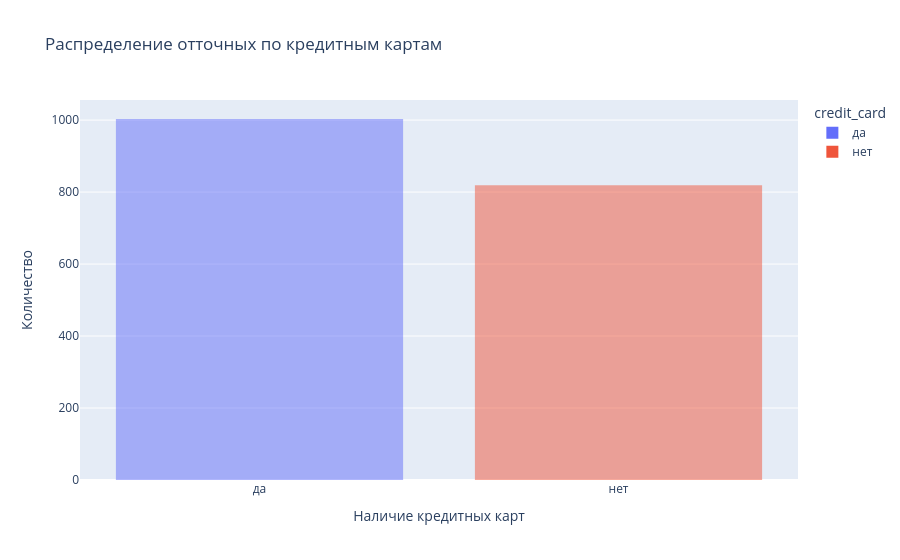

The cell this chart's notebook holds for it:
### Markdown cell above
###### Рисуем портрет. Мужчин уходит больше из нашего банка, а остается меньше. Женщин уже больше по оставшимся

### Code cell
df_card = df_churn.groupby(['credit_card'])['churn'].count()
df_card.name = 'count'
df_card = df_card.reset_index().sort_values(by='count', ascending=False)
df_card = df_card.replace({'credit_card':{1:'да', 0:'нет'}})

fig = px.histogram(df_card,
                   x='credit_card',
                   y='count',
                   color='credit_card', 
                   title='Распределение отточных по кредитным картам',
                   nbins=5, 
                   barmode='overlay')
fig.update_xaxes(title_text='Наличие кредитных карт') 
fig.update_yaxes(title_text='Количество')
fig.show()

### Figure 1 — Plotly figure (JSON) as saved in the notebook; plotly's stock layout.template omitted (floating-point values rounded to 4 significant figures)
{"data": [{"alignmentgroup": "True", "bingroup": "x", "histfunc": "sum", "hovertemplate": "credit_card=%{x}<br>sum of count=%{y}<extra></extra>", "legendgroup": "да", "marker": {"color": "#636efa", "opacity": 0.5, "pattern": {"shape": ""}}, "name": "да", "nbinsx": 5, "offsetgroup": "да", "orientation": "v", "showlegend": true, "type": "histogram", "x": ["да"], "xaxis": "x", "y": [1003], "yaxis": "y"}, {"alignmentgroup": "True", "bingroup": "x", "histfunc": "sum", "hovertemplate": "credit_card=%{x}<br>sum of count=%{y}<extra></extra>", "legendgroup": "нет", "marker": {"color": "#EF553B", "opacity": 0.5, "pattern": {"shape": ""}}, "name": "нет", "nbinsx": 5, "offsetgroup": "нет", "orientation": "v", "showlegend": true, "type": "histogram", "x": ["нет"], "xaxis": "x", "y": [819], "yaxis": "y"}], "layout": {"barmode": "overlay", "legend": {"title": {"text": "credit_card"}, "tracegroupgap": 0}, "title": {"text": "Распределение отточных по кредитным картам"}, "xaxis": {"anchor": "y", "categoryarray": ["да", "нет"], "categoryorder": "array", "domain": [0, 1], "title": {"text": "Наличие кредитных карт"}}, "yaxis": {"anchor": "x", "domain": [0, 1], "title": {"text": "Количество"}}}}
